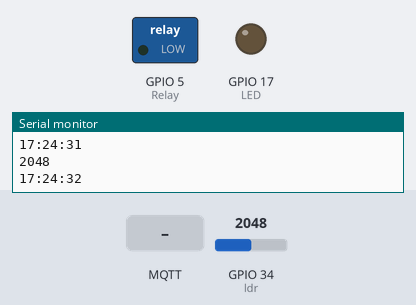
The sketch below on a simulated ESP32. Shown: switched loads named in the sketch (green lamp = pin HIGH), output pins drawn as LEDs (lit = HIGH), the last lines printed to the serial monitor. The inputs (shaded band) are chosen by the test bench; at power-on: GPIO 34 (ldr) = 2048. WiFi joins after 1.5 s; servers stay silent unless stated; network time is answered at once with the bench clock; the local clock reads 2024-03-15 10:24:30 at power-on unless the sketch sets it; no MQTT or app messages arrive unless stated.

Above: at 2.7 s.
2.8 s: MQTT message "Water" arrives on the first subscribed topic
At 4.5 s:
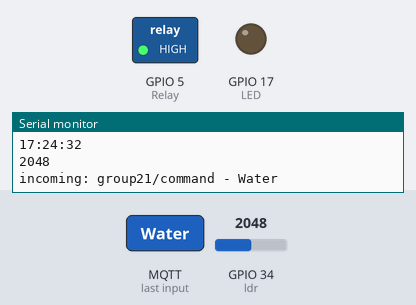
7.0 s: GPIO 34 (ldr) set to 214
8.7 s: GPIO 34 (ldr) set to 181
At 10.3 s:
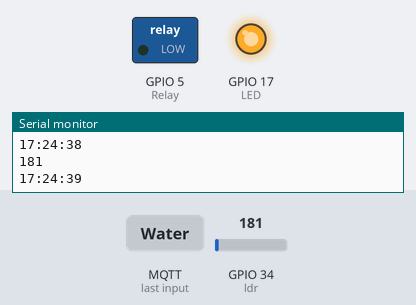
11.0 s: MQTT message "Water" arrives on the first subscribed topic
At 11.9 s:
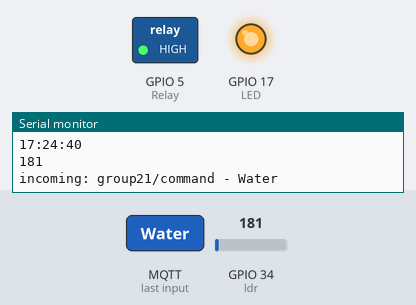
15.2 s: GPIO 34 (ldr) set to 694
16.7 s: GPIO 34 (ldr) set to 781
At 18.9 s:
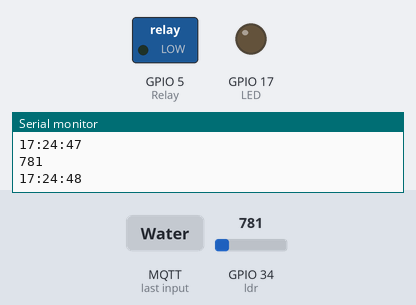
Timing chart, 0 to 20.0 s (numbered marks = the images above; inputs shaded):
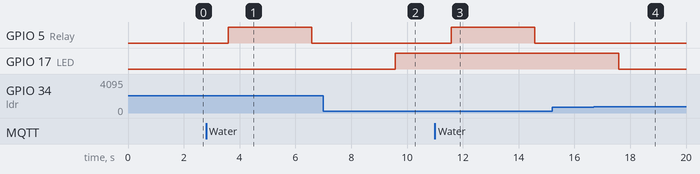

The sketch:

TCC.ino
```cpp
#include <WiFi.h>
#include <NTPClient.h>
#include <WiFiUdp.h>
#include <MQTT.h>

#define LED 17
#define Relay 5
#define ldr 34

const char ssid[] = "Raysir";
const char password[] = "1234567890";

// const char ssid[] = "Bannaifun";
// const char password[] = "pondkub1412";
const char mqtt_broker[]="test.mosquitto.org";
const char mqtt_topic[]="group21/command";
const char mqtt_client_id[]="arduino_group_21"; // must change this string to a unique value
int MQTT_PORT=1883;

WiFiClient net;
MQTTClient client;
WiFiUDP ntpUDP;
NTPClient timeClient(ntpUDP, "pool.ntp.org");
int tree = 1;
int Fire =1;
int  ldr_var =0;

void connect(){
  // Connect to Wi-Fi
  Serial.print("Connecting to ");
  Serial.println(ssid);
  WiFi.begin(ssid, password);
  while (WiFi.status() != WL_CONNECTED) {
    delay(500);
    Serial.print(".");
  }
  Serial.println("");
  Serial.println("WiFi connected.");
  Serial.print("\nconnecting...");

  while (!client.connect(mqtt_client_id)) {
    Serial.print(".");
    delay(1000);
  }
  Serial.println("\nconnected!");
  client.subscribe(mqtt_topic);
}

void messageReceived(String &topic, String &payload) {
  Serial.println("incoming: " + topic + " - " + payload);
  if(payload == "Water"){
    digitalWrite(Relay,HIGH);
    delay(3000);
    digitalWrite(Relay,LOW);
    client.publish(mqtt_topic,"STOP!!");
  }
  if(payload == "Tree1"){
    tree = 1;
    Fire = 1;
    client.publish(mqtt_topic,"Preset บันไดเศรษฐี");
  }
  if(payload == "Tree2"){
    tree = 2;
    Fire =1;
    client.publish(mqtt_topic,"Preset เบบี้ซันโรส");

  }if(payload == "Light On"){
    Fire = 2;
    digitalWrite(LED,HIGH);
    client.publish(mqtt_topic,"LED ON");
  }if(payload == "Light Off"){
    Fire = 2;
    digitalWrite(LED,LOW);
    client.publish(mqtt_topic,"LED Off");
  }
}

void setup() {
  Serial.begin(9600);
  pinMode(ldr,INPUT);
  pinMode(LED,OUTPUT);
  pinMode(Relay,OUTPUT);

  WiFi.disconnect(true);
  WiFi.mode(WIFI_OFF);

  client.begin(mqtt_broker, MQTT_PORT, net);
  client.onMessage(messageReceived);
  connect();

  timeClient.begin();
}

void loop() {
  client.loop();
  timeClient.update();
  timeup();
  water();
  if(Fire == 1 ){
  Light();
  }

}
void water(){
  unsigned long currentTime = timeClient.getEpochTime();
currentTime += 25200;
  // get the current time in hours, minutes, and seconds
int currentHour = (currentTime % 86400L) / 3600;
int currentMinute = (currentTime % 3600) / 60;
int currentSecond = currentTime % 60;

if(tree == 1){
  if (currentHour == 7 && currentMinute == 0 && currentSecond == 0) {
    digitalWrite(Relay,HIGH);
    delay(3000);
    digitalWrite(Relay,LOW);
  }if (currentHour == 18 && currentMinute == 0 && currentSecond == 30) {
    digitalWrite(Relay,HIGH);
    delay(3000);
    digitalWrite(Relay,LOW);
  }
}
if(tree == 2){
  if (currentHour == 12 && currentMinute == 0 && currentSecond == 0) {
    digitalWrite(Relay,HIGH);
    delay(5000);
    digitalWrite(Relay,LOW);
  }
}

}
void timeup(){
  unsigned long currentTime = timeClient.getEpochTime();
currentTime += 25200;
  // get the current time in hours, minutes, and seconds
int currentHour = (currentTime % 86400L) / 3600;
int currentMinute = (currentTime % 3600) / 60;
int currentSecond = currentTime % 60;
  // check if the current time is equal to a specific time
  if (currentHour == 14 && currentMinute == 26 && currentSecond == 0) {
    Serial.println("The current time is 12:30:00 PM!");
  }
  Serial.print(currentHour);
  Serial.print(":");
  Serial.print(currentMinute);
  Serial.print(":");
  Serial.println(currentSecond);
  delay(1000);
}
void Light(){
  ldr_var = analogRead(ldr);
  Serial.println(ldr_var);
    if(tree == 1){
      if(ldr_var < 200){
      digitalWrite(LED,HIGH);
      }else if(ldr_var > 750){
      digitalWrite(LED,LOW);
      }
    }else if(tree == 2){
      if(ldr_var < 400){
      digitalWrite(LED,HIGH);
      }else if(ldr_var > 750){
      digitalWrite(LED,LOW);
      }
    }
  }
```

Measured:
- the behaviour switches between 200 and 199 on GPIO 34 (ldr) (found by bisection; images 1 and 2)
- the behaviour switches between 750 and 751 on GPIO 34 (ldr) (found by bisection; images 3 and 4)
- after the input at 2.8 s, GPIO 5 (Relay): LOW → HIGH after 0.78 s, → LOW 3.0 s later
- after the input at 8.7 s, GPIO 17 (LED): LOW → HIGH after 0.89 s
- after the input at 11.0 s, GPIO 5 (Relay): LOW → HIGH after 0.59 s, → LOW 3.0 s later
- after the input at 16.7 s, GPIO 17 (LED): HIGH → LOW after 0.89 s
